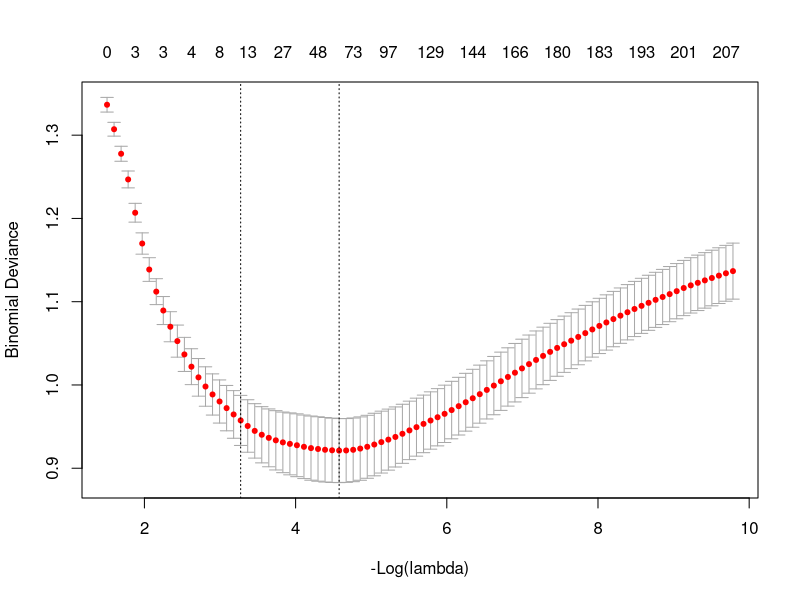
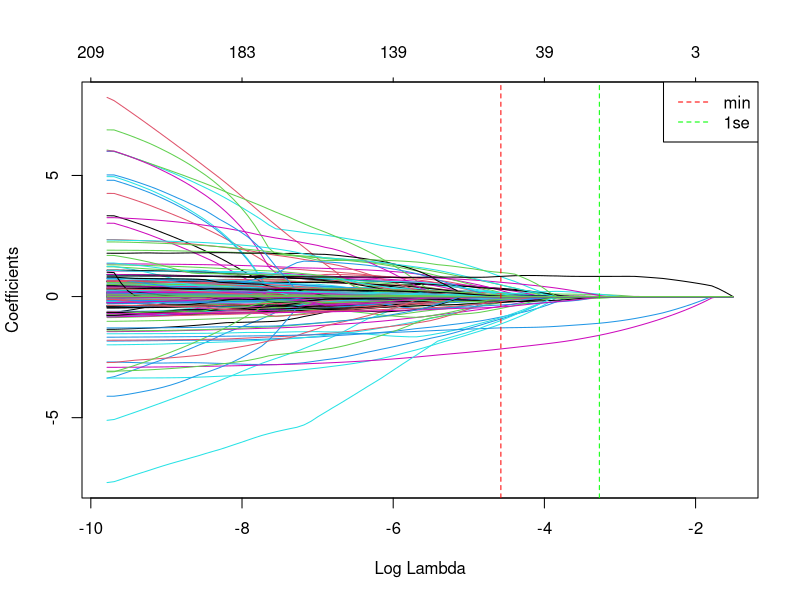

Generate these figures, in order, with R:
## ---- chunk 1
#knitr::opts_chunk$set(eval = FALSE)
## ---- chunk 2
library(dplyr)
library(caret)
library(glmnet)
## ---- chunk 3
STCdata_A<-read.csv('travelData.csv')
STCdata_A<-STCdata_A[,-1]
## ---- chunk 4
str(STCdata_A)
## ---- chunk 5
n_distinct(STCdata_A$From.Grade, na.rm = FALSE)   ## n_distinct is a function from dplyr package
## ---- chunk 6
STCdata_A <- mutate_at(STCdata_A, vars(From.Grade), as.factor)
## ---- chunk 7
str( STCdata_A$From.Grade )
## ---- chunk 8
( unique.per.column <- sapply( dplyr::select_if(STCdata_A, is.numeric), n_distinct ) )
## ---- chunk 9
( column.names.to.factor <- names(unique.per.column)[unique.per.column < 15] )
## ---- chunk 10
STCdata_A <- mutate_at(STCdata_A, column.names.to.factor, as.factor)
## ---- chunk 11
date.columns = c('Departure.Date', 'Return.Date', 'Deposit.Date', 'Early.RPL', 'Latest.RPL', 
                 'Initial.System.Date', 'FirstMeeting', 'LastMeeting')
STCdata_A <- mutate_at(STCdata_A, date.columns, function(x) as.Date(x, format = "%m/%d/%Y"))
## ---- chunk 12
STCdata_A <- mutate_if(STCdata_A, is.character, as.factor)
## ---- chunk 13
str(STCdata_A)
## ---- chunk 14
sapply(STCdata_A, function(x) sum(is.na(x)))
## ---- chunk 15
# Create a custom function to fix missing values ("NAs") and 
# preserve the NA info as surrogate variables
fixNAs <- function(data_frame){
  # Define reactions to NAs
  integer_reac <- 0
  factor_reac <- "FIXED_NA"
  character_reac <- "FIXED_NA"
  date_reac <- as.Date("1900-01-01")
  
  # Loop through columns in the data frame 
  # and depending on which class the
  # variable is, apply the defined reaction and 
  # create a surrogate
  
  for (i in 1:ncol(data_frame)) {
    if (class(data_frame[,i]) %in% c("numeric","integer")) {
      if (any(is.na(data_frame[,i]))) {
        data_frame[,paste0(colnames(data_frame)[i],"_surrogate")] <-
          as.factor(ifelse(is.na(data_frame[,i]),"1","0"))
        data_frame[is.na(data_frame[,i]), i] <- integer_reac
      }
    } else
      if (class(data_frame[,i]) %in% c("factor")) {
        if (any(is.na(data_frame[,i]))){
          data_frame[,i]<-as.character(data_frame[,i])
          data_frame[,paste0(colnames(data_frame)[i],"_surrogate")] <-
            as.factor(ifelse(is.na(data_frame[,i]),"1","0"))
          data_frame[is.na(data_frame[,i]),i]<-factor_reac
          data_frame[,i]<-as.factor(data_frame[,i])
        }
      } else {
        if (class(data_frame[,i]) %in% c("character")) {
          if (any(is.na(data_frame[,i]))){
            data_frame[,paste0(colnames(data_frame)[i],"_surrogate")]<-
              as.factor(ifelse(is.na(data_frame[,i]),"1","0"))
            data_frame[is.na(data_frame[,i]),i]<-character_reac
          }
        } else {
          if (class(data_frame[,i]) %in% c("Date")) {
            if (any(is.na(data_frame[,i]))){
              data_frame[,paste0(colnames(data_frame)[i],"_surrogate")]<-
                as.factor(ifelse(is.na(data_frame[,i]),"1","0"))
              data_frame[is.na(data_frame[,i]),i]<-date_reac
            }
          }
        }
      }
  }
  
  return(data_frame)
}
## ---- chunk 16
STCdata_A<-fixNAs(STCdata_A)
## ---- chunk 17
any( sapply(STCdata_A, function(x) sum(is.na(x))) > 0)
## ---- chunk 18
table(STCdata_A$Group.State)
## ---- chunk 19
combinerarecategories<-function(data_frame,mincount){
  for (i in 1:ncol(data_frame)) {
    a<-data_frame[,i]
    replace <- names(which(table(a) < mincount))
    levels(a)[levels(a) %in% replace] <-
      paste("Other", colnames(data_frame)[i], sep=".")
    data_frame[,i]<-a 
  }
  return(data_frame) 
}
## ---- chunk 20
STCdata_A<-combinerarecategories(STCdata_A,10) 
## ---- chunk 21
table(STCdata_A$Group.State)
## ---- chunk 22
# set a random number generation seed to 
# ensure that the split is the same every time
set.seed(233) 

inTrain <- createDataPartition(
  y = STCdata_A$Retained.in.2012.,
  p = 1888/2389, 
  list = FALSE)
df.train <- STCdata_A[ inTrain,]
df.test <- STCdata_A[ -inTrain, ]
## ---- chunk 23
print('Training set proportion:')
table(df.train$Retained.in.2012.) / nrow(df.train)
print('Test set proportion:')
table(df.test$Retained.in.2012.) / nrow(df.test)
## ---- chunk 24
lgfit.all <- glm(Retained.in.2012.~ ., 
                 data=df.train, 
                 family="binomial")
summary(lgfit.all)
## ---- chunk 25
# Start from a null model with intercept only, and add one covarite at a time until maximum BIC.
lgfit.null <- glm(Retained.in.2012.~ 1, 
                 data=df.train, family="binomial")

lgfit.selected <- step(lgfit.null,                  # the starting model for our search
                       scope=formula(lgfit.all),    # the largest possible model that we will consider.
                       direction="forward", 
                       k=log(nrow(df.train)),       # by default step() uses AIC, but by
                                                    # multiplying log(n) on the penalty, we get BIC.
                                                    # See ?step -> Arguments -> k
                       trace=1)
## ---- chunk 26
summary(lgfit.selected)
## ---- chunk 27
phat.lgfit.selected <- predict(lgfit.selected, 
                               newdata = df.test,
                               type = "response")
## ---- chunk 28
X <- model.matrix(formula(lgfit.all), STCdata_A)
#need to subtract the intercept
X <- X[,-1]

X.train = X[ inTrain, ]
X.test = X[ -inTrain, ]
## ---- chunk 29
cv.l1.lgfit <- cv.glmnet(
  x       = X.train, 
  y       = df.train$Retained.in.2012.,
  family  = "binomial", 
  alpha   = 1,   #alpha=0 gives ridge regression
  nfolds  = 5)
## ---- chunk 30
plot(cv.l1.lgfit, sign.lambda=-1)
## ---- chunk 31
glmnet.fit <- cv.l1.lgfit$glmnet.fit
plot(glmnet.fit, xvar = "lambda")
abline(v = log(cv.l1.lgfit$lambda.min), lty=2, col="red")
abline(v = log(cv.l1.lgfit$lambda.1se), lty=2, col="green")
legend("topright", legend=c("min", "1se"), lty=2, col=c("red", "green"))
## ---- chunk 32
betas <- coef(cv.l1.lgfit, s = "lambda.1se")
model.1se <- which(betas[2:length(betas)]!=0)
colnames(X[,model.1se])
## ---- chunk 33
phat.l1.lgfit <- predict(glmnet.fit,
                         newx = X.test,
                         s = cv.l1.lgfit$lambda.1se,
                         type = "response")
## ---- chunk 34
# calculate threshold as average probability of being retained
threshold <- mean(phat.lgfit.selected)

# use threshold to predict binary classification
pred.lgfit.selected <- ifelse(phat.lgfit.selected > threshold, 1, 0)
pred.l1.lgfit <- ifelse(phat.l1.lgfit > threshold, 1, 0)
## ---- chunk 35
get_confusion_matrix = function(y, phat, thr=0.5){
  yhat = as.factor(ifelse(phat > thr, 1, 0)) # 1 of greater than thr, 0 o.w.
  confusionMatrix(yhat, y)
}
## ---- chunk 36
get_confusion_matrix(df.test$Retained.in.2012.,pred.lgfit.selected,threshold)
## ---- chunk 37
get_confusion_matrix(df.test$Retained.in.2012.,pred.l1.lgfit,threshold)
## ---- chunk 38
  # Function to plot a profit curve
  #
  # Inputs:
  #  - benefitTP(FN/FP/TN): the net benefit for a true positive (false negative,...)
  #      which is positive for a gain, and negative for a loss
  #  - y: vector of true labels, which has to be labeled as "0" and "1"
  #  - phat: vector of predicted probabilities
  # Outputs:
  #    the function returns the profit curve
  
  ProfitCurve <- function(benefitTP, benefitFN, benefitFP, benefitTN, y, phat){
    
    if(length(y) != length(phat)) stop("Length of y and phat not identical")
    if(length(levels(y))!=2 | levels(y)[1]!="0" | levels(y)[2]!="1")
      stop("y should be a vector of factors, only with levels 0 and 1")
    
    n <- length(y)
    df <- data.frame(y, phat)
    # Order phat so that we can pick the k highest groups for promotion
    df <- df[order(df[,2], decreasing = T),]
    TP <- 0; FP <- 0; FN <- table(y)[2]; TN <- table(y)[1]
    
    # Initializing the x and y coordinates of the plot
    ratio.vec <- seq(0,n)/n
    profit.vec <- rep(0,n+1)
    profit.vec[1] <- FN * benefitFN + TN * benefitTN
    
    for(k in 1:n){ # k is the number of groups classified as "YES"
      # In every round, we are picking one more group for promotion.
      # If this group was ratained (positive), then in this round, it is classified
      # as a "YES" instead of "NO" before. The confusion matrix is updated each round
      # with one more TP, and one less FN. It's similar when the group was not ratained.
      if(df[k,1]=="1"){TP <- TP + 1; FN <- FN - 1}
      else{FP <- FP + 1; TN <- TN - 1}
      #print(paste(TP, FP, TP-FP, benefitTP, benefitFP))
      profit.vec[k+1] <- TP*benefitTP + FP*benefitFP + FN*benefitFN + TN*benefitTN
    }
    
    plt <- plot(ratio.vec, profit.vec, type="l", lwd=2, col=4, main="Profit Curve",
                xlab="Percentage of Targetted Groups", ylab="Profit")
    abline(b=(profit.vec[n+1]-profit.vec[1]), a=profit.vec[1], lty=2) #Random guess
    return(plt)
  }
## ---- chunk 39
   STCdata_A <- read.csv('travelData.csv')
   STCdata_B <- read.csv('travelData_supplement.csv')
   STCdata_merged = merge(STCdata_A, STCdata_B, by = 'ID')
   STCdata_merged <- STCdata_merged[,-1]
